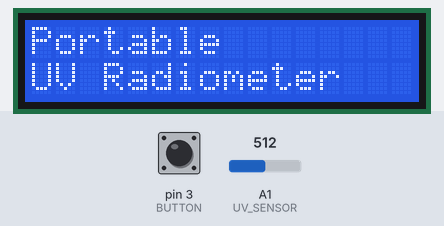
The sketch below on a simulated Arduino Uno, built with avr-gcc and run on an emulated ATmega328P. Parts: 16×2 character LCD. The inputs (shaded band) are chosen by the test bench; at power-on: pin 3 (BUTTON) HIGH, A1 (UV_SENSOR) = 512. What the sketch prints to the serial monitor is not drawn.

Above: at 1.2 s.
1.3 s: pin 3 (BUTTON) pulled LOW for 0.15 s
At 2.0 s:
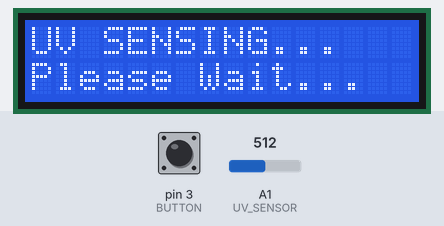
4.4 s: A1 (UV_SENSOR) set to 529
7.4 s: pin 3 (BUTTON) pulled LOW for 3.2 s
At 9.1 s:
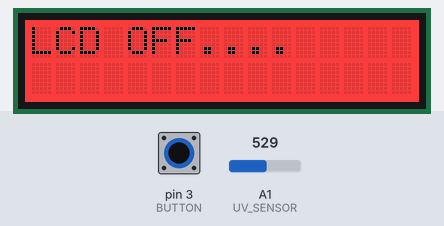
At 12.0 s:
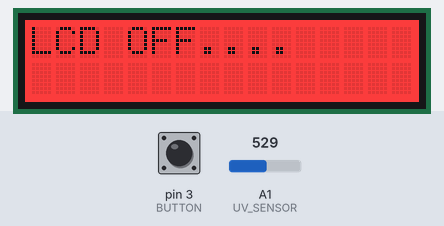
Timing chart, 0 to 13.5 s (numbered marks = the images above; inputs shaded):
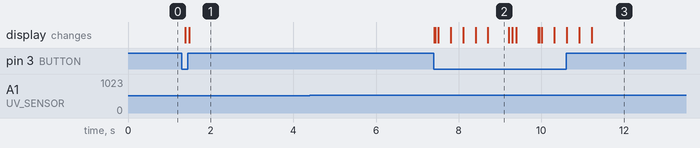

The sketch:

GUVA_RGB_BUTTON_FINISH.ino
```cpp
#include <DFRobot_RGBLCD1602.h>

#define BUTTON 3
#define UV_SENSOR A1

DFRobot_RGBLCD1602 lcd(16, 2);

int I_B;
float I_uv_index;
String sensor_St;

void setup() {
  Serial.begin(9600);
  lcd.init();
  lcd.print("Portable");

  lcd.setCursor(0, 1);
  lcd.print("UV Radiometer");

  pinMode(UV_SENSOR, INPUT);
  pinMode(BUTTON, INPUT_PULLUP);
}

void loop() {


  if (digitalRead(BUTTON) == LOW) {
    // Serial.print("GUVA : ");
    // Serial.print(GUVA);
    // Serial.print(" / GUVA_UV : ");
    // Serial.println(GUVA_UV);

    Serial.print("Button : ");
    Serial.println(digitalRead(BUTTON));
    Serial.print("I_B : ");
    Serial.println(I_B);

    switch (I_B) {
      case (1):
        {
          lcd.init();
          lcd.print("Want to Measure?");
          lcd.setCursor(0, 1);
          lcd.print("Press Button!");
        }
        break;
      case (2):
        {
          lcd.init();
          lcd.print("UV SENSING...");
          lcd.setCursor(0, 1);
          lcd.print("Please Wait...");

          delay(500);

          lcd.clear();
          lcd.print("UV Sensing:");
          while (1) {
            float GUVA = analogRead(A1);
  float GUVA_UV = GUVA / 47.43;  //255/5*0.93
            lcd.setCursor(12, 0);
            lcd.print("      ");
            lcd.setCursor(12, 0);
            lcd.print(GUVA_UV);
            lcd.setCursor(0, 1);
            if (GUVA_UV >= 0 && GUVA_UV < 6) {
              lcd.setRGB(0, 255, 0);
              lcd.print("Safe");
              lcd.setCursor(4, 1);
              lcd.print("  ");
              I_uv_index = GUVA_UV;
              sensor_St = "Safe";
            } else if (GUVA_UV >= 6 && GUVA_UV < 11) {
              lcd.setRGB(255, 255, 0);
              lcd.print("Alert");
              lcd.setCursor(5, 1);
              lcd.print(" ");
              I_uv_index = GUVA_UV;
              sensor_St = "Alert";

            } else if (GUVA_UV >= 11) {
              lcd.setRGB(255, 0, 0);
              lcd.print("Danger");
              I_uv_index = GUVA_UV;
              sensor_St = "Danger";
            }
            if (digitalRead(BUTTON) == LOW) break;
            ////////////////////////
          }
        }
        break;
      case (3):
        {
          lcd.clear();
          lcd.print("UV Index:");
          lcd.setCursor(10, 0);
          lcd.print(I_uv_index);

          lcd.setCursor(0, 1);
          lcd.print(sensor_St);
        }
        break;
      case (4):
        {
          lcd.init();
          lcd.print("LCD OFF");
          delay(300);
          lcd.print(".");
          delay(300);
          lcd.print(".");
          delay(300);
          lcd.print(".");
          delay(300);
          lcd.print(".");
          delay(500);
          lcd.setBacklight(false);
        }
        break;
    }
    if (I_B < 4) I_B += 1;
    else I_B = 0;
  }
}
```

Measured:
- after the input at 1.3 s, the display: first changes after 0.09 s (image 1 shows a later state)
- after the input at 4.4 s, every drawn part: stays the same
- after the input at 7.4 s, the display: first changes at once (image 2 shows a later state)
- what the display in image 2 shows lasts 0.5 s, from 8.7 s to 9.2 s
